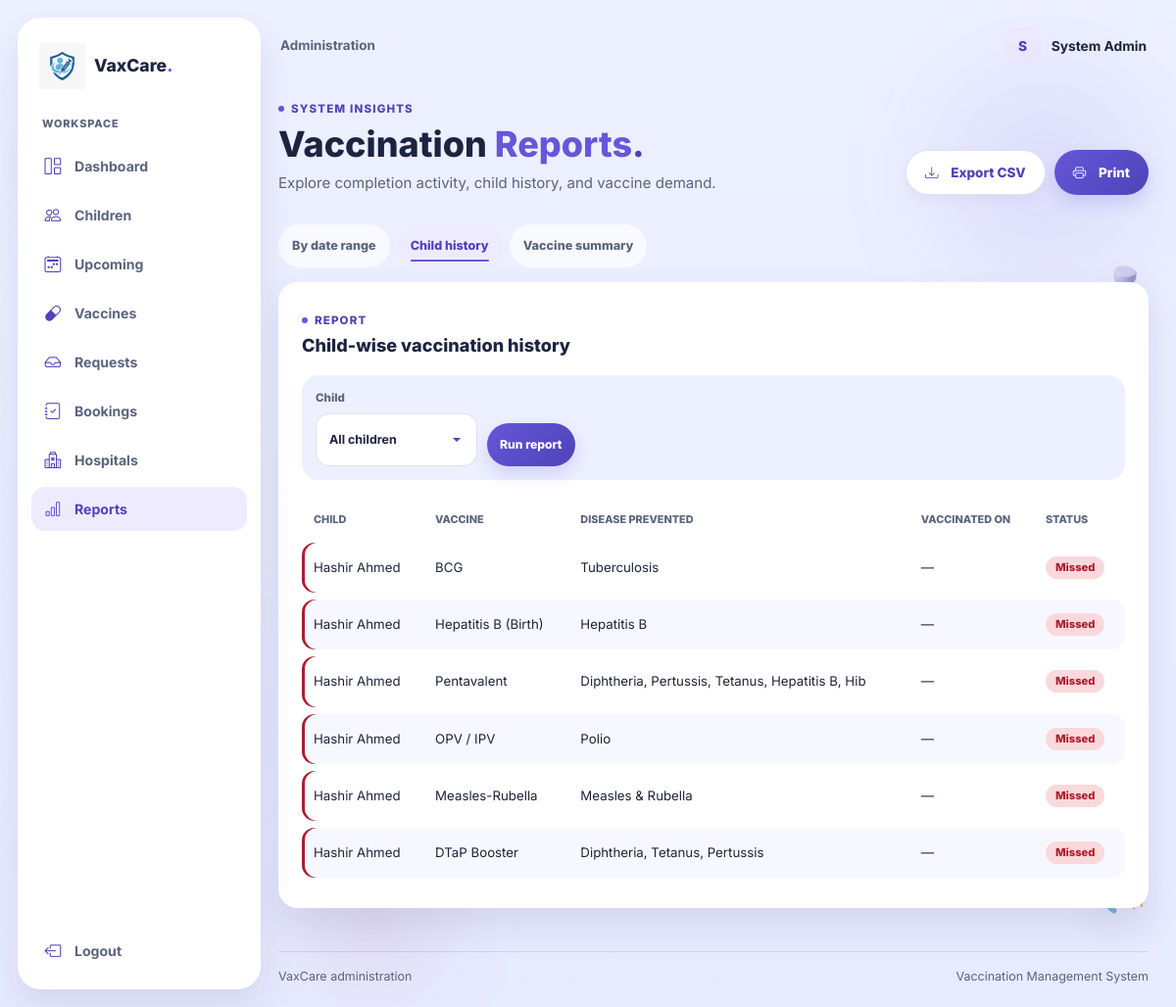
/admin/reports.php?report=dates&from=2026-10-01&to=2026-10-27&child_id=0&tab=children (signed in), run on the app's committed database.
### tables this page shows
CREATE TABLE `users` (
  `id` int(11) NOT NULL,
  `name` varchar(150) NOT NULL,
  `email` varchar(150) NOT NULL,
  `password` varchar(255) NOT NULL,
  `role` enum('admin','parent','hospital') NOT NULL,
  `status` enum('active','pending','blocked') NOT NULL DEFAULT 'active',
  `created_at` datetime NOT NULL DEFAULT current_timestamp()
);

CREATE TABLE `child_vaccinations` (
  `cv_id` int(10) UNSIGNED NOT NULL,
  `child_id` int(11) NOT NULL,
  `vaccine_id` int(11) NOT NULL,
  `due_date` date NOT NULL,
  `status` enum('pending','booked','vaccinated','missed') NOT NULL DEFAULT 'pending',
  `vaccinated_on` date DEFAULT NULL
);

CREATE TABLE `children` (
  `id` int(11) NOT NULL,
  `parent_id` int(11) NOT NULL,
  `name` varchar(150) NOT NULL,
  `dob` date NOT NULL,
  `gender` enum('male','female','other') NOT NULL,
  `blood_group` varchar(3) DEFAULT NULL,
  `created_at` datetime NOT NULL DEFAULT current_timestamp()
);

CREATE TABLE `vaccines` (
  `id` int(11) NOT NULL,
  `name` varchar(150) NOT NULL,
  `disease_prevented` varchar(150) NOT NULL,
  `recommended_age_days` int(11) NOT NULL,
  `doses_required` int(11) NOT NULL DEFAULT 1,
  `availability` enum('available','unavailable') NOT NULL DEFAULT 'available'
);

### config.php (called while the page is built, shortened)
<?php
function appUrl(string $path = ''): string
{
    $scriptDirectory = dirname(str_replace('\\', '/', $_SERVER['SCRIPT_NAME'] ?? '/'));
    if (in_array(basename($scriptDirectory), ['admin', 'parent', 'hospital', 'actions'], true)) {
        $scriptDirectory = dirname($scriptDirectory);
    }
    $basePath = $scriptDirectory === '/' || $scriptDirectory === '.' ? '' : rtrim($scriptDirectory, '/');
    return $basePath . '/' . ltrim($path, '/');
}

### includes/auth.php (called while the page is built, shortened)
<?php
function e(mixed $value): string
{
    return htmlspecialchars((string) $value, ENT_QUOTES | ENT_SUBSTITUTE, 'UTF-8');
}

### includes/admin_helpers.php (called while the page is built, shortened)
<?php
function admin_display_name(PDO $pdo, int $userId): string
{
    $stmt = $pdo->prepare('SELECT name FROM users WHERE id = :id AND role = \'admin\' LIMIT 1');
    $stmt->execute(['id' => $userId]);
    $name = $stmt->fetchColumn();
    return is_string($name) && $name !== '' ? $name : 'Administrator';
}
function admin_status_class(string $status): string
{
    return match ($status) {
        'pending' => 'status-pending',
        'approved' => 'status-approved',
        'booked' => 'status-booked',
        'vaccinated', 'active', 'available', 'completed' => 'status-active',
        'rejected', 'missed', 'blocked', 'not_vaccinated', 'unavailable' => 'status-danger',
        default => 'status-neutral',
    };
}

### admin/reports.php (the view, shortened to what this page needs)
<?php
require_once __DIR__ . '/../includes/auth.php';
require_once __DIR__ . '/../includes/admin_helpers.php';
$activeAdminPage = 'reports';
$tab = (string) ($_GET['tab'] ?? 'dates');
$fromDate = (string) ($_GET['from'] ?? date('Y-m-01'));
$toDate = (string) ($_GET['to'] ?? date('Y-m-d'));
$selectedChild = filter_input(INPUT_GET, 'child_id', FILTER_VALIDATE_INT) ?: 0;
$rows = [];
$reportTitle = 'Vaccinations by date range';
if ($tab === 'dates') {
    $reportStmt = $pdo->prepare("SELECT cv.vaccinated_on, c.name AS child_name, v.name AS vaccine_name, h.hospital_name FROM child_vaccinations cv INNER JOIN children c ON c.id = cv.child_id INNER JOIN vaccines v ON v.id = cv.vaccine_id LEFT JOIN bookings b ON b.child_id = c.id AND b.vaccine_id = v.id AND b.status = 'vaccinated' LEFT JOIN hospitals h ON h.id = b.hospital_id WHERE cv.status = 'vaccinated' AND cv.vaccinated_on BETWEEN :from_date AND :to_date GROUP BY cv.cv_id ORDER BY cv.vaccinated_on DESC, c.name");
    $reportStmt->execute(['from_date' => $fromDate, 'to_date' => $toDate]);
    $rows = $reportStmt->fetchAll();
} elseif ($tab === 'children') {
    $reportTitle = 'Child-wise vaccination history';
    $reportStmt = $pdo->prepare("SELECT c.name AS child_name, cv.vaccinated_on, v.name AS vaccine_name, v.disease_prevented, cv.status FROM child_vaccinations cv INNER JOIN children c ON c.id = cv.child_id INNER JOIN vaccines v ON v.id = cv.vaccine_id WHERE (:all_children = 0 OR c.id = :selected_child) ORDER BY c.name, cv.due_date");
    $reportStmt->execute(['all_children' => $selectedChild, 'selected_child' => $selectedChild]);
    $rows = $reportStmt->fetchAll();
}
$exportParams = ['report' => $tab, 'from' => $fromDate, 'to' => $toDate, 'child_id' => $selectedChild];
require __DIR__ . '/../includes/admin_layout_start.php';
?>
<section class="admin-heading"><div><span class="admin-eyebrow">System insights</span><h1>Vaccination <span class="highlight">Reports</span><span class="highlight alt">.</span></h1><p>Explore completion activity, child history, and vaccine demand.</p></div><div class="admin-heading-actions"><a class="btn btn-secondary" href="<?= e(appUrl('admin/export.php') . '?' . http_build_query($exportParams)) ?>"><i class="bi bi-download me-2" aria-hidden="true"></i>Export CSV</a><button class="btn btn-primary" type="button" onclick="window.print()"><i class="bi bi-printer me-2" aria-hidden="true"></i>Print</button></div></section>
<nav class="admin-tabs" aria-label="Report types"><?php foreach (['dates' => 'By date range', 'children' => 'Child history', 'vaccines' => 'Vaccine summary'] as $key => $label): ?><a class="<?= $tab === $key ? 'is-active' : '' ?>" href="<?= e(appUrl('admin/reports.php') . '?' . http_build_query(array_merge($exportParams, ['tab' => $key]))) ?>"<?= $tab === $key ? ' aria-current="page"' : '' ?>><?= e($label) ?></a><?php endforeach; ?></nav>
<section class="admin-panel report-print-area"><div class="panel-heading"><div><span class="admin-eyebrow">Report</span><h2><?= e($reportTitle) ?></h2></div></div>
    <?php if ($tab === 'dates'): ?><form class="admin-filter-grid report-filter" method="get"><input type="hidden" name="tab" value="dates"><label class="admin-field"><span>From</span><input type="date" name="from" value="<?= e($fromDate) ?>" required></label><label class="admin-field"><span>Through</span><input type="date" name="to" value="<?= e($toDate) ?>" required></label><button class="btn btn-primary btn-small" type="submit">Run report</button></form><?php elseif ($tab === 'children'): ?><form class="admin-filter-grid report-filter" method="get"><input type="hidden" name="tab" value="children"><label class="admin-field"><span>Child</span><select name="child_id"><option value="0">All children</option><?php foreach ($children as $child): ?><option value="<?= (int) $child['id'] ?>"<?= $selectedChild === (int) $child['id'] ? ' selected' : '' ?>><?= e($child['name']) ?></option><?php endforeach; ?></select></label><button class="btn btn-primary btn-small" type="submit">Run report</button></form><?php endif; ?>
    <div class="table-responsive"><table class="admin-table"><thead><tr><?php if ($tab === 'dates'): ?><th>Date</th><th>Child</th><th>Vaccine</th><th>Hospital</th><?php elseif ($tab === 'children'): ?><th>Child</th><th>Vaccine</th><th>Disease prevented</th><th>Vaccinated on</th><th>Status</th><?php else: ?><th>Vaccine</th><th>Total doses</th><th>Vaccinated</th><th>Pending</th><th>Missed</th><?php endif; ?></tr></thead><tbody>
        <?php foreach ($rows as $row): ?><?php if ($tab === 'dates'): ?><tr><td><?= e(date('M j, Y', strtotime($row['vaccinated_on']))) ?></td><td><?= e($row['child_name']) ?></td><td><?= e($row['vaccine_name']) ?></td><td><?= e($row['hospital_name'] ?: 'Not recorded') ?></td></tr><?php elseif ($tab === 'children'): ?><tr><td><?= e($row['child_name']) ?></td><td><?= e($row['vaccine_name']) ?></td><td><?= e($row['disease_prevented']) ?></td><td><?= $row['vaccinated_on'] ? e(date('M j, Y', strtotime($row['vaccinated_on']))) : '—' ?></td><td><span class="status-badge <?= e(admin_status_class($row['status'])) ?>"><?= e(ucfirst($row['status'])) ?></span></td></tr><?php else: ?><tr><td><strong><?= e($row['vaccine_name']) ?></strong></td><td><?= (int) $row['total_doses'] ?></td><td><?= (int) $row['vaccinated_count'] ?></td><td><?= (int) $row['pending_count'] ?></td><td><?= (int) $row['missed_count'] ?></td></tr><?php endif; ?><?php endforeach; ?>
    </tbody></table></div>
</section>
<?php require __DIR__ . '/../includes/admin_layout_end.php'; ?>

### includes/admin_layout_start.php (shortened to what this page needs)
<?php
$activeAdminPage = $activeAdminPage ?? '';
$adminName = admin_display_name($pdo, (int) $_SESSION['user_id']);
$adminInitial = mb_strtoupper(mb_substr($adminName, 0, 1, 'UTF-8'), 'UTF-8');
$adminNavigation = [
    'dashboard' => ['Dashboard', 'dashboard.php', 'bi-grid-1x2'],
    'children' => ['Children', 'children.php', 'bi-people'],
    'upcoming' => ['Upcoming', 'upcoming.php', 'bi-calendar2-week'],
    'vaccines' => ['Vaccines', 'vaccines.php', 'bi-capsule'],
    'requests' => ['Requests', 'requests.php', 'bi-inbox'],
    'bookings' => ['Bookings', 'bookings.php', 'bi-journal-check'],
    'hospitals' => ['Hospitals', 'hospitals.php', 'bi-hospital'],
    'reports' => ['Reports', 'reports.php', 'bi-bar-chart'],
];
?>
<!DOCTYPE html>
<html lang="en">
<head>
    <link href="https://cdn.jsdelivr.net/npm/bootstrap@5.3.3/dist/css/bootstrap.min.css" rel="stylesheet">
    <link href="https://cdn.jsdelivr.net/npm/bootstrap-icons@1.11.3/font/bootstrap-icons.min.css" rel="stylesheet">
    <link rel="stylesheet" href="<?= e(appUrl('assets/css/style.css') . '?v=' . filemtime(__DIR__ . '/../assets/css/style.css')) ?>">
    <link rel="stylesheet" href="<?= e(appUrl('assets/css/admin.css') . '?v=' . filemtime(__DIR__ . '/../assets/css/admin.css')) ?>">
</head>
<body class="admin-app">
    <?php require __DIR__ . '/medical_decorations.php'; ?>
    <aside class="admin-sidebar" data-admin-sidebar aria-label="Administrator navigation">
        <a class="admin-brand" href="<?= e(appUrl('admin/dashboard.php')) ?>" aria-label="VaxCare admin dashboard">
            <img class="brand-logo" src="<?= e(appUrl('VaxCare Logo.png')) ?>" alt="VaxCare">
            <span>VaxCare<span class="admin-brand-dot">.</span></span>
        </a>
        <nav class="admin-nav">
            <span class="admin-nav-label">Workspace</span>
            <?php foreach ($adminNavigation as $key => [$label, $path, $icon]): ?>
                <a class="admin-nav-link<?= $activeAdminPage === $key ? ' is-active' : '' ?>" href="<?= e(appUrl('admin/' . $path)) ?>"<?= $activeAdminPage === $key ? ' aria-current="page"' : '' ?>>
                    <i class="bi <?= e($icon) ?>" aria-hidden="true"></i><span><?= e($label) ?></span>
                </a>
            <?php endforeach; ?>
        </nav>
        <a class="admin-nav-link admin-logout" href="<?= e(appUrl('actions/logout.php')) ?>">
            <i class="bi bi-box-arrow-left" aria-hidden="true"></i><span>Logout</span>
        </a>
    </aside>
    <div class="admin-shell">
        <header class="admin-topbar">
            <span class="admin-topbar-caption">Administration</span>
            <div class="admin-user"><span class="admin-avatar" aria-hidden="true"><?= e($adminInitial) ?></span><span><?= e($adminName) ?></span></div>
        </header>
        <main class="admin-main container-fluid">

### assets/css/style.css (style rules this page uses)
:root { --page-bg: #edf0ff; --page-bg-deep: #e7ebff; --panel: rgba(255, 255, 255, 0.72); --panel-strong: #ffffff; --soft: #f4f3ff; --purple: #6557d9; --purple-dark: #4e43b8; --purple-soft: #efebff; --text: #1f2437; --heading: #1d2440; --muted: #5a647d; --line: rgba(88, 101, 170, 0.18); --shadow: 0 18px 36px rgba(63, 68, 122, 0.12); --shadow-lift: 0 24px 48px rgba(49, 54, 112, 0.18); --orange: #f8cfaf; --orange-deep: #7a4a12; --green: #cfeee0; --green-deep: #1f6b4d; --white: #ffffff; --pink: #f6d7e4; --pink-deep: #9c3764; --danger-soft: #f9d9dc; --danger-deep: #ac1d2d; }
* { box-sizing: border-box; }
html { scroll-behavior: smooth; }
body { margin: 0; min-height: 100vh; display: flex; flex-direction: column; font-family: 'Inter', sans-serif; background: linear-gradient(180deg, var(--page-bg) 0%, var(--page-bg-deep) 100%); color: var(--text); line-height: 1.6; }
body::before, body::after { content: ""; position: fixed; width: 22px; height: 22px; border-radius: 50%; background: rgba(100, 196, 145, 0.8); filter: blur(0.4px); z-index: 0; pointer-events: none; }
body::before { right: 60px; top: 200px; }
body::after { left: 84px; bottom: 220px; background: rgba(102, 111, 224, 0.8); }
main, .site-footer, .hospital-footer { position: relative; z-index: 1; }
a { color: inherit; text-decoration: none; }
img { max-width: 100%; }
button, input, select { font: inherit; }
.brand-logo { display: block; height: 88px; width: auto; max-width: 260px; object-fit: contain; filter: none; background: transparent; border-radius: 0; box-shadow: none; }
.btn { display: inline-flex; align-items: center; justify-content: center; border: 0; cursor: pointer; transition: transform 0.2s ease, box-shadow 0.2s ease; font-weight: 700; }
.nav-link, .btn, .search-panel, .feature-card, .auth-card, .hero-copy h1, .hero-copy p { animation: fadeUp 0.55s cubic-bezier(0.2, 0.8, 0.2, 1) both; }
.btn-primary { min-height: 52px; padding: 0 28px; border-radius: 16px; background: linear-gradient(135deg, var(--purple) 0%, #7b72e8 100%); color: var(--white); box-shadow: 0 10px 18px rgba(103, 82, 217, 0.25); animation: pulseHover 2s ease-in-out infinite; }
.highlight { color: var(--purple); }
.highlight.alt { color: var(--purple-dark); }
label { color: var(--heading); font-size: 0.96rem; font-weight: 600; }
input, textarea, button { font: inherit; }
select { width: 100%; min-height: 54px; padding: 11px 42px 11px 14px; border: 1px solid rgba(127, 134, 180, 0.26); border-radius: 14px; color: var(--heading); background-color: rgba(255, 255, 255, 0.92); background-repeat: no-repeat; background-position: right 14px center; background-size: 14px 14px; appearance: none; -webkit-appearance: none; cursor: pointer; transition: border-color 0.2s ease, box-shadow 0.2s ease, background-color 0.2s ease; }
.btn-primary { background: linear-gradient(135deg, var(--purple) 0%, var(--purple-dark) 100%); transition: transform .2s ease, box-shadow .2s ease, filter .2s ease; }
.nav-link, .nav-toggle, .btn, .toggle-password { min-height: 44px; min-width: 44px; }
body.admin-app::before, body.hospital-app::before, body.parent-app::before { width: 196px; height: 196px; background: rgba(101, 87, 217, .12); filter: blur(58px); }
body.admin-app::before { top: 10vh; right: 3vw; box-shadow: -72vw 68vh 0 -58px rgba(156, 55, 100, .1); }
body.admin-app::after, body.hospital-app::after, body.parent-app::after { width: 138px; height: 138px; filter: blur(46px); }
body.admin-app::after { left: 26vw; bottom: 3vh; background: rgba(156, 55, 100, .1); }

### data on the page
users: name "S", name "System Admin"
child_vaccinations: child.name "Hashir Ahmed", vaccine.name "BCG", vaccine.disease_prevented "Tuberculosis", status "Missed"
child_vaccinations: child.name "Hashir Ahmed", vaccine.name "Hepatitis B (Birth)", vaccine.disease_prevented "Hepatitis B", status "Missed"
child_vaccinations: child.name "Hashir Ahmed", vaccine.name "Pentavalent", vaccine.disease_prevented "Diphtheria, Pertussis, Tetanus, Hepatitis B, Hib", status "Missed"
child_vaccinations: child.name "Hashir Ahmed", vaccine.name "OPV / IPV", vaccine.disease_prevented "Polio", status "Missed"
child_vaccinations: child.name "Hashir Ahmed", vaccine.name "Measles-Rubella", vaccine.disease_prevented "Measles & Rubella", status "Missed"
child_vaccinations: child.name "Hashir Ahmed", vaccine.name "DTaP Booster", vaccine.disease_prevented "Diphtheria, Tetanus, Pertussis", status "Missed"

### other printed values
$label "Dashboard"
$label "Children"
$label "Upcoming"
$label "Vaccines"
$label "Requests"
$label "Bookings"
$label "Hospitals"
$label "Reports"
$label "By date range"
$label "Child history"
$label "Vaccine summary"
$reportTitle "Child-wise vaccination history"
